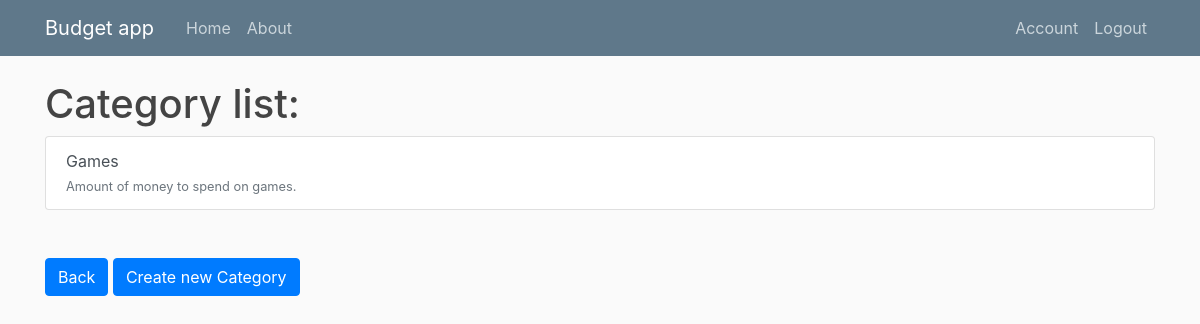
The app's page /categories (signed in), older data.
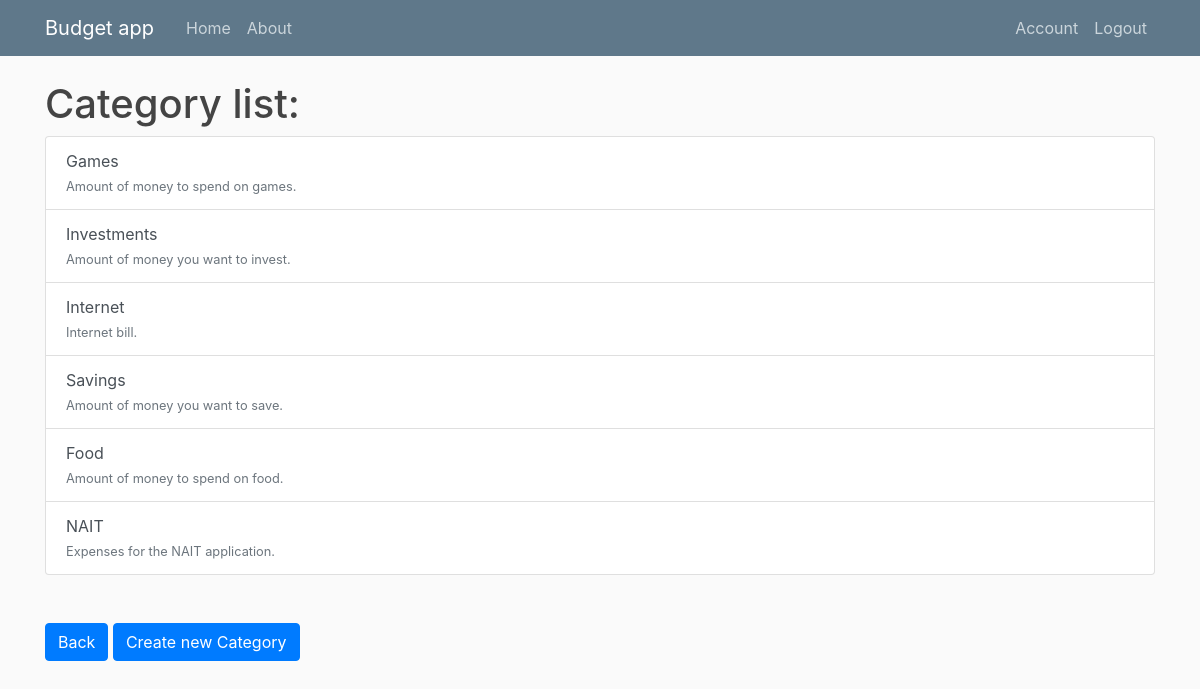
The same page, newer data.
### budget_app/models.py (models this page shows, shortened)
class Category(db.Model):
    id = db.Column(db.Integer,primary_key=True)
    name = db.Column(db.String(45),nullable=False,unique=True)
    description = db.Column(db.String(45),nullable=True)
    budgets = db.relationship('Budget_category',backref='category',lazy=True)

### budget_app/routes.py (the view)
@app.route('/categories')
@login_required
def categories():
    categories = Category.query.all()
    return render_template('categories.html', categories=categories, title="Categories")

### budget_app/models.py (called while the page is built)
@login_manager.user_loader
def load_user(user_id):
    return User.query.get(int(user_id))

### budget_app/templates/categories.html
{% extends "layout.html" %}
{% block content %}
<h1>Category list:</h1>
<div class="list-group">
    {% for category in categories %}
    <a href="{{ url_for('category',category_id=category.id) }}" class="list-group-item list-group-item-action">
        <div>
            {{ category.name }}
        </div>
        <small class="text-muted">{{category.description}}</small>
    </a>
    {% endfor %}
</div>
<a class="btn btn-primary mt-5" href="{{ url_for('home') }}">Back</a>
<a class="btn btn-primary mt-5" href="{{ url_for('new_category') }}">Create new Category</a>
{% endblock %}

### budget_app/templates/layout.html (shortened to what this page needs)
<!DOCTYPE html>
<html lang="en">
<head>
  <link rel="stylesheet" href="https://stackpath.bootstrapcdn.com/bootstrap/4.5.0/css/bootstrap.min.css"
>
  <link rel="stylesheet" type="text/css" href="{{url_for('static',filename='main.css')}}">
</head>
<body>
  <header class="site-header">
    <nav class="navbar navbar-expand-md navbar-dark bg-steel fixed-top">
      <div class="container">
        <a class="navbar-brand mr-4" href="/">Budget app</a>
        <div class="collapse navbar-collapse" id="navbarToggle">
          <div class="navbar-nav mr-auto">
            <a class="nav-item nav-link" href="{{ url_for('home') }}">Home</a>
            <a class="nav-item nav-link" href="{{ url_for('about') }}">About</a>
          </div>
          <div class="navbar-nav">
            {% if current_user.is_authenticated %}
              <a class="nav-item nav-link" href="{{ url_for('account') }}">Account</a>
              <a class="nav-item nav-link" href="{{ url_for('logout') }}">Logout</a>
            {% else %}
                <a class="nav-item nav-link" href="{{ url_for('login') }}">Login</a>
                <a class="nav-item nav-link" href="{{ url_for('register') }}">Register</a>
            {% endif %}
            </div>
        </div>
      </div>
    </nav>
  </header>
  <div class="container">
    {% block content %}
    {% endblock %}
  </div>
</body>
</html>

### budget_app/static/main.css (style rules this page uses)
body { background: #fafafa; color: #333333; margin-top: 5rem; }
h1, h2, h3, h4, h5, h6 { color: #444444; }
.bg-steel { background-color: #5f788a; }
.site-header .navbar-nav .nav-link { color: #cbd5db; }

Row changes from the older to the newer data that the page shows:
added Category: name "Investments", description "Amount of money you want to invest."
added Category: name "Internet", description "Internet bill."
added Category: name "Savings", description "Amount of money you want to save."
added Category: name "Food", description "Amount of money to spend on food."
added Category: name "NAIT", description "Expenses for the NAIT application."
